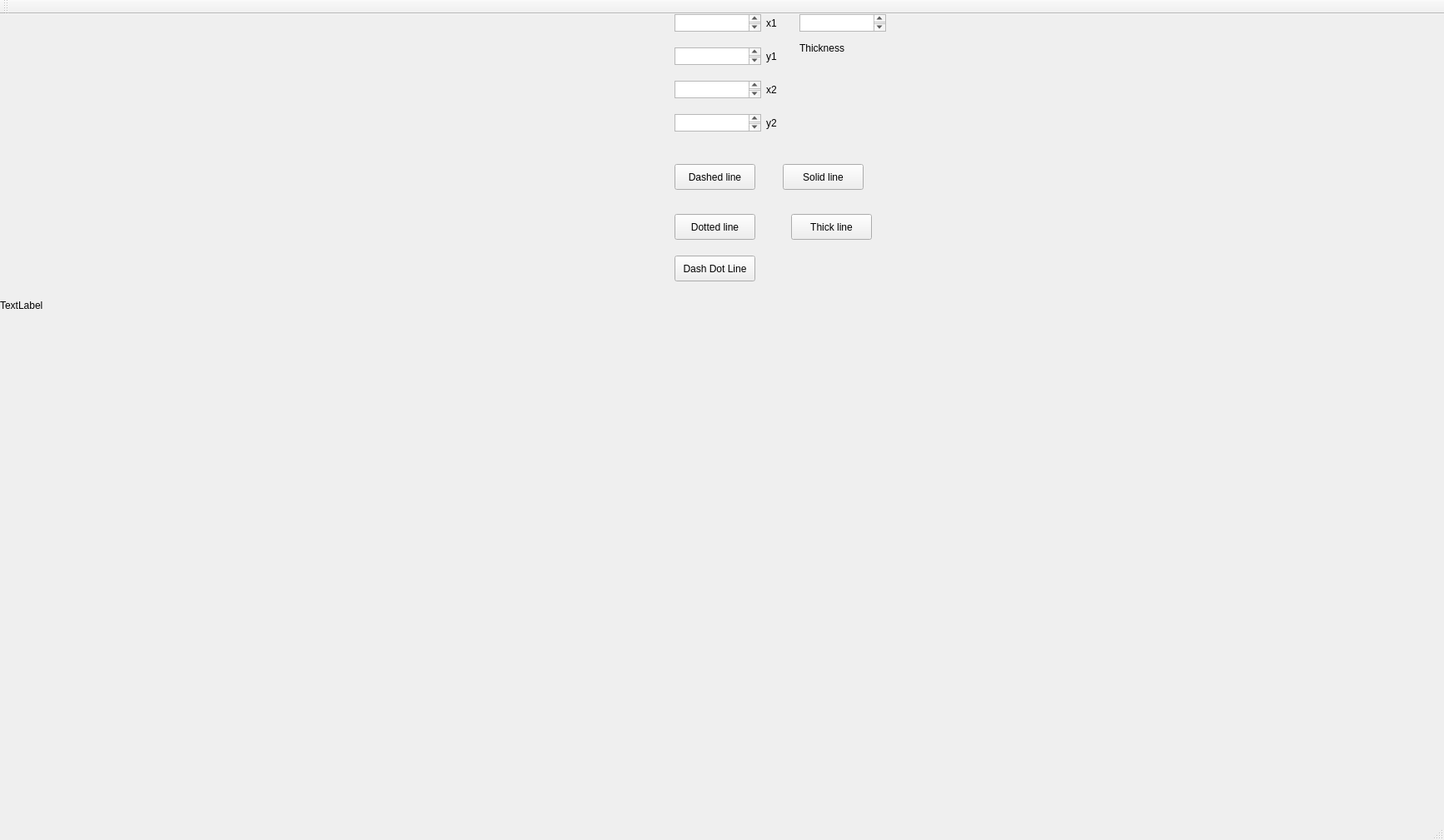
<?xml version="1.0" encoding="UTF-8"?>
<ui version="4.0">
 <class>MainWindow</class>
 <widget class="QMainWindow" name="MainWindow">
  <property name="geometry">
   <rect>
    <x>0</x>
    <y>0</y>
    <width>1734</width>
    <height>1009</height>
   </rect>
  </property>
  <property name="windowTitle">
   <string>MainWindow</string>
  </property>
  <widget class="QWidget" name="centralWidget">
   <widget class="QLabel" name="label">
    <property name="geometry">
     <rect>
      <x>0</x>
      <y>0</y>
      <width>700</width>
      <height>700</height>
     </rect>
    </property>
    <property name="text">
     <string>TextLabel</string>
    </property>
   </widget>
   <widget class="QLabel" name="label_2">
    <property name="geometry">
     <rect>
      <x>920</x>
      <y>0</y>
      <width>65</width>
      <height>21</height>
     </rect>
    </property>
    <property name="text">
     <string>x1</string>
    </property>
   </widget>
   <widget class="QLabel" name="label_3">
    <property name="geometry">
     <rect>
      <x>920</x>
      <y>40</y>
      <width>65</width>
      <height>21</height>
     </rect>
    </property>
    <property name="text">
     <string>y1</string>
    </property>
   </widget>
   <widget class="QLabel" name="label_4">
    <property name="geometry">
     <rect>
      <x>920</x>
      <y>80</y>
      <width>65</width>
      <height>21</height>
     </rect>
    </property>
    <property name="text">
     <string>x2</string>
    </property>
   </widget>
   <widget class="QLabel" name="label_5">
    <property name="geometry">
     <rect>
      <x>920</x>
      <y>120</y>
      <width>65</width>
      <height>21</height>
     </rect>
    </property>
    <property name="text">
     <string>y2</string>
    </property>
   </widget>
   <widget class="QPushButton" name="pushButton">
    <property name="geometry">
     <rect>
      <x>810</x>
      <y>180</y>
      <width>97</width>
      <height>31</height>
     </rect>
    </property>
    <property name="text">
     <string>Dashed line</string>
    </property>
   </widget>
   <widget class="QPushButton" name="pushButton_2">
    <property name="geometry">
     <rect>
      <x>810</x>
      <y>240</y>
      <width>97</width>
      <height>31</height>
     </rect>
    </property>
    <property name="text">
     <string>Dotted line</string>
    </property>
   </widget>
   <widget class="QPushButton" name="pushButton_3">
    <property name="geometry">
     <rect>
      <x>810</x>
      <y>290</y>
      <width>97</width>
      <height>31</height>
     </rect>
    </property>
    <property name="text">
     <string>Dash Dot Line</string>
    </property>
   </widget>
   <widget class="QPushButton" name="pushButton_4">
    <property name="geometry">
     <rect>
      <x>940</x>
      <y>180</y>
      <width>97</width>
      <height>31</height>
     </rect>
    </property>
    <property name="text">
     <string>Solid line</string>
    </property>
   </widget>
   <widget class="QPushButton" name="pushButton_5">
    <property name="geometry">
     <rect>
      <x>950</x>
      <y>240</y>
      <width>97</width>
      <height>31</height>
     </rect>
    </property>
    <property name="text">
     <string>Thick line</string>
    </property>
   </widget>
   <widget class="QTextEdit" name="textEdit">
    <property name="geometry">
     <rect>
      <x>810</x>
      <y>0</y>
      <width>104</width>
      <height>21</height>
     </rect>
    </property>
   </widget>
   <widget class="QTextEdit" name="textEdit_2">
    <property name="geometry">
     <rect>
      <x>810</x>
      <y>40</y>
      <width>104</width>
      <height>21</height>
     </rect>
    </property>
   </widget>
   <widget class="QTextEdit" name="textEdit_3">
    <property name="geometry">
     <rect>
      <x>810</x>
      <y>80</y>
      <width>104</width>
      <height>21</height>
     </rect>
    </property>
   </widget>
   <widget class="QTextEdit" name="textEdit_4">
    <property name="geometry">
     <rect>
      <x>810</x>
      <y>120</y>
      <width>104</width>
      <height>21</height>
     </rect>
    </property>
   </widget>
   <widget class="QTextEdit" name="textEdit_5">
    <property name="geometry">
     <rect>
      <x>960</x>
      <y>0</y>
      <width>104</width>
      <height>21</height>
     </rect>
    </property>
   </widget>
   <widget class="QLabel" name="label_6">
    <property name="geometry">
     <rect>
      <x>960</x>
      <y>30</y>
      <width>65</width>
      <height>21</height>
     </rect>
    </property>
    <property name="text">
     <string>Thickness</string>
    </property>
   </widget>
  </widget>
  <widget class="QMenuBar" name="menuBar">
   <property name="geometry">
    <rect>
     <x>0</x>
     <y>0</y>
     <width>1734</width>
     <height>27</height>
    </rect>
   </property>
  </widget>
  <widget class="QToolBar" name="mainToolBar">
   <attribute name="toolBarArea">
    <enum>TopToolBarArea</enum>
   </attribute>
   <attribute name="toolBarBreak">
    <bool>false</bool>
   </attribute>
  </widget>
  <widget class="QStatusBar" name="statusBar"/>
 </widget>
 <layoutdefault spacing="6" margin="11"/>
 <resources/>
 <connections/>
</ui>
